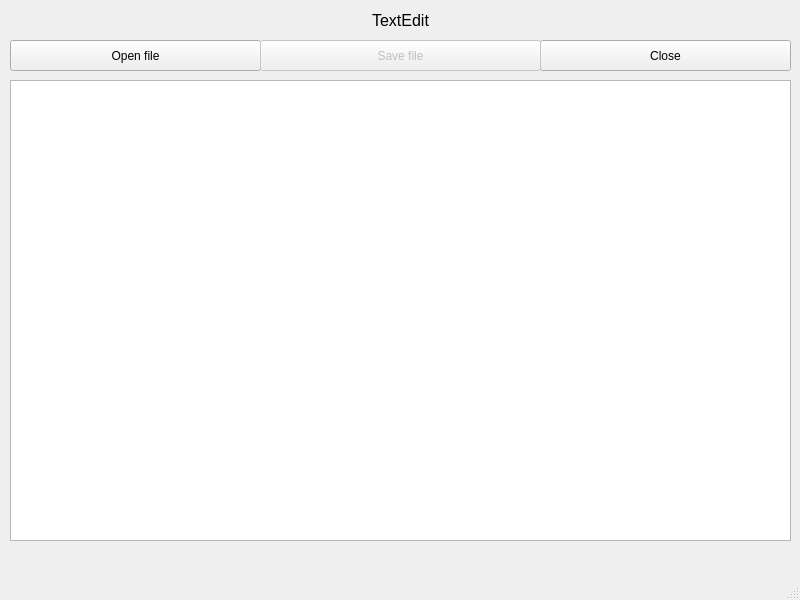
<?xml version="1.0" encoding="UTF-8"?>
<ui version="4.0">
 <class>notepad</class>
 <widget class="QMainWindow" name="notepad">
  <property name="geometry">
   <rect>
    <x>0</x>
    <y>0</y>
    <width>800</width>
    <height>600</height>
   </rect>
  </property>
  <property name="windowTitle">
   <string>MainWindow</string>
  </property>
  <widget class="QWidget" name="centralwidget">
   <widget class="QPushButton" name="button_open">
    <property name="geometry">
     <rect>
      <x>10</x>
      <y>40</y>
      <width>251</width>
      <height>31</height>
     </rect>
    </property>
    <property name="text">
     <string>Open file</string>
    </property>
   </widget>
   <widget class="QPushButton" name="pushButton_2">
    <property name="geometry">
     <rect>
      <x>540</x>
      <y>40</y>
      <width>251</width>
      <height>31</height>
     </rect>
    </property>
    <property name="text">
     <string>Close</string>
    </property>
   </widget>
   <widget class="QLabel" name="label">
    <property name="geometry">
     <rect>
      <x>10</x>
      <y>10</y>
      <width>781</width>
      <height>21</height>
     </rect>
    </property>
    <property name="text">
     <string>&lt;html&gt;&lt;head/&gt;&lt;body&gt;&lt;p align=&quot;center&quot;&gt;&lt;span style=&quot; font-size:12pt;&quot;&gt;TextEdit&lt;/span&gt;&lt;/p&gt;&lt;/body&gt;&lt;/html&gt;</string>
    </property>
   </widget>
   <widget class="QTextEdit" name="editor_window">
    <property name="geometry">
     <rect>
      <x>10</x>
      <y>80</y>
      <width>781</width>
      <height>461</height>
     </rect>
    </property>
   </widget>
   <widget class="QPushButton" name="button_save">
    <property name="enabled">
     <bool>false</bool>
    </property>
    <property name="geometry">
     <rect>
      <x>260</x>
      <y>40</y>
      <width>281</width>
      <height>31</height>
     </rect>
    </property>
    <property name="text">
     <string>Save file</string>
    </property>
   </widget>
  </widget>
  <widget class="QStatusBar" name="statusbar"/>
 </widget>
 <resources/>
 <connections>
  <connection>
   <sender>pushButton_2</sender>
   <signal>clicked()</signal>
   <receiver>notepad</receiver>
   <slot>close()</slot>
   <hints>
    <hint type="sourcelabel">
     <x>728</x>
     <y>70</y>
    </hint>
    <hint type="destinationlabel">
     <x>645</x>
     <y>26</y>
    </hint>
   </hints>
  </connection>
 </connections>
</ui>
